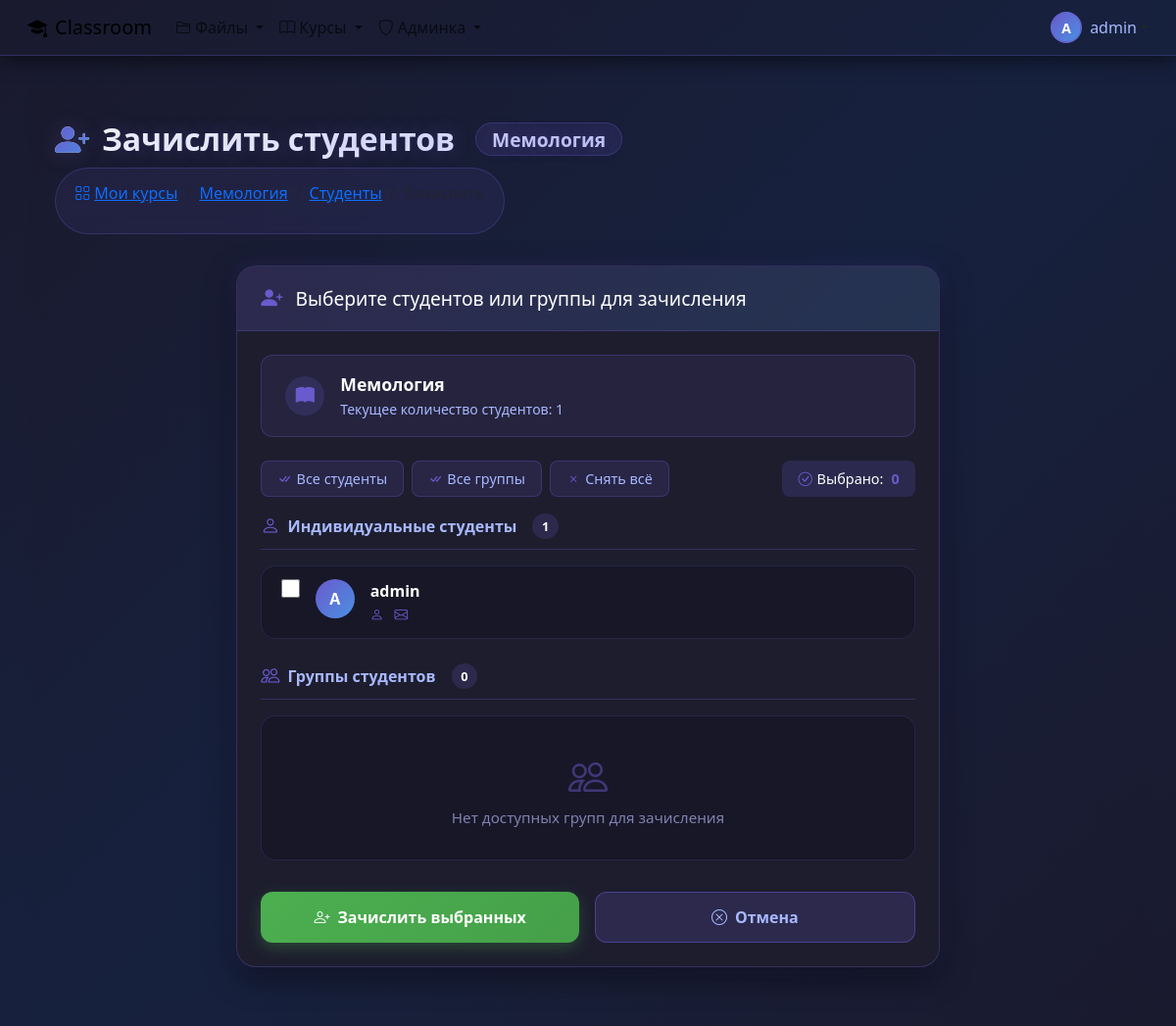
Page /2/students/enroll/ (signed in) on the earlier database version.
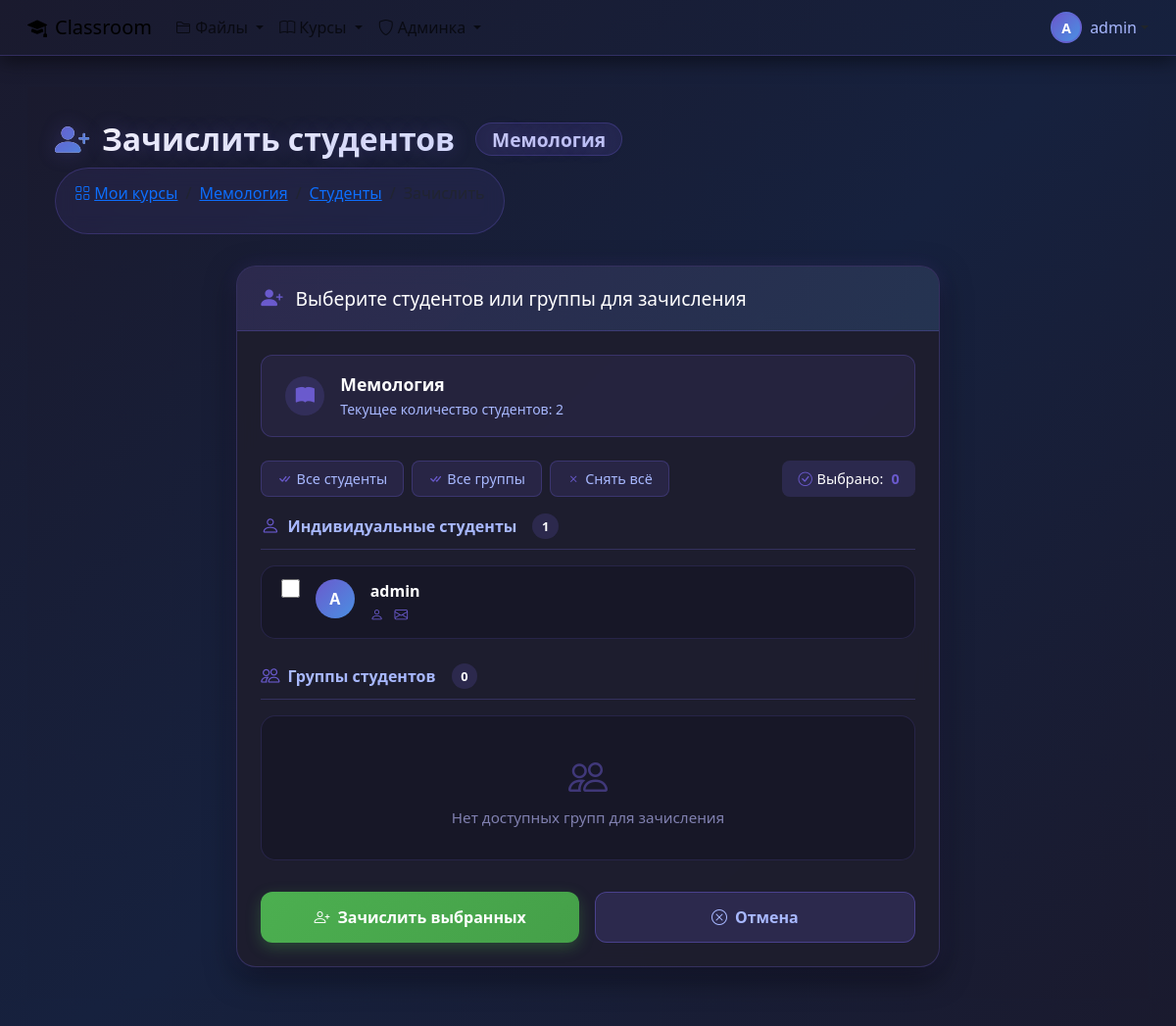
Same page on the later database version.
### classroom_core/models.py (models this page shows, shortened)
class Course(models.Model):
    STATUS_CHOICES = [
       ('draft', 'Черновик'),
       ('active', 'Активный'),
       ('archived', 'Архивирован'),
       ('completed', 'Завершен'),
    ]
    title = models.CharField(max_length=255)
    description = models.TextField()
    short_description = models.CharField(max_length=200, blank=True)
    code = models.CharField(max_length=20, unique=True, blank=True)
    instructor = models.ForeignKey(
        User,
        on_delete=models.CASCADE,
        related_name='courses_created'
    )
    teaching_assistants = models.ManyToManyField(
        User,
        blank=True,
        related_name='courses_assisting'
    )
    students = models.ManyToManyField(
        User,
        blank=True,
        related_name='courses_enrolled'
    )
    student_groups = models.ManyToManyField(
        StudentGroup,
        blank=True,
        related_name='courses_enrolled',
        help_text='Группы студентов, зачисленные на курс'
    )
    status = models.CharField(
        max_length=20,
        choices=STATUS_CHOICES,
        default='draft'
    )
    start_date = models.DateTimeField(null=True, blank=True)
    end_date = models.DateTimeField(null=True, blank=True)
    created_at = models.DateTimeField(auto_now_add=True)
    updated_at = models.DateTimeField(auto_now=True)
    cover_image = models.ImageField(
        upload_to='course_covers/',
        null=True,
        blank=True
    )
    color = models.CharField(max_length=7, default='#3498db')
    is_public = models.BooleanField(default=False)
    allow_self_enrollment = models.BooleanField(default=True)
    max_students = models.IntegerField(null=True, blank=True)
    class Meta:
        ordering = ['-created_at']
        verbose_name = 'Курс'
        verbose_name_plural = 'Курсы'
    def can_edit(self, user):
        return user == self.instructor or user.is_superuser or user.profile.is_staff()

### classroom_core/views.py (the view, shortened to what this page needs)
# urls.py: path('<int:course_id>/students/enroll/', views.student_enroll, name='student_enroll'),
@login_required
def student_enroll(request, course_id):
    course = get_object_or_404(Course, id=course_id)
    if not course.can_edit(request.user):
        raise PermissionDenied
    available_students = User.objects.filter(
        profile__role='student'
    ).exclude(
        id__in=course.students.all()
    )
    available_groups = StudentGroup.objects.exclude(
        id__in=course.student_groups.all()
    )
    context = {
        'course': course,
        'available_students': available_students,
        'available_groups': available_groups,
    }
    return render(request, 'classroom_core/student_enroll.html', context)

### classroom_core/models.py (called while the page is built)
    def is_teacher(self):
        return self.role == 'teacher'

    def is_staff(self):
        return self.role == 'staff'

### templates/classroom_core/student_enroll.html (shortened to what the changed rows need)
{% extends "base.html" %}
{% block content %}
<div class="dark-theme-enroll">
    <div class="container">
        <div class="page-header">
            <h1 class="page-title">
                <i class="bi bi-person-plus-fill"></i>
                Зачислить студентов
                <span class="course-name">{{ course.title }}</span>
            </h1>
            <nav aria-label="breadcrumb" class="custom-breadcrumb">
                <ol class="breadcrumb">
                    <li class="breadcrumb-item">
                        <a href="{% url 'classroom_core:course_detail' course.id %}">
                            {{ course.title|truncatechars:30 }}
                        </a>
                    </li>
                </ol>
            </nav>
        </div>
        <div class="row">
            <div class="col-lg-8 mx-auto">
                <div class="enroll-card">
                    <div class="card-body-custom">
                        <div class="course-info">
                            <div class="course-info-text">
                                <strong>{{ course.title }}</strong>
                                <br>
                                <small>Текущее количество студентов: {{ course.students.count }}</small>
                            </div>
                        </div>
                    </div>
                </div>
            </div>
        </div>
    </div>
</div>
{% endblock %}

Differences in the rows shown:
changed Course "Мемология": students.count "1" → "2"
